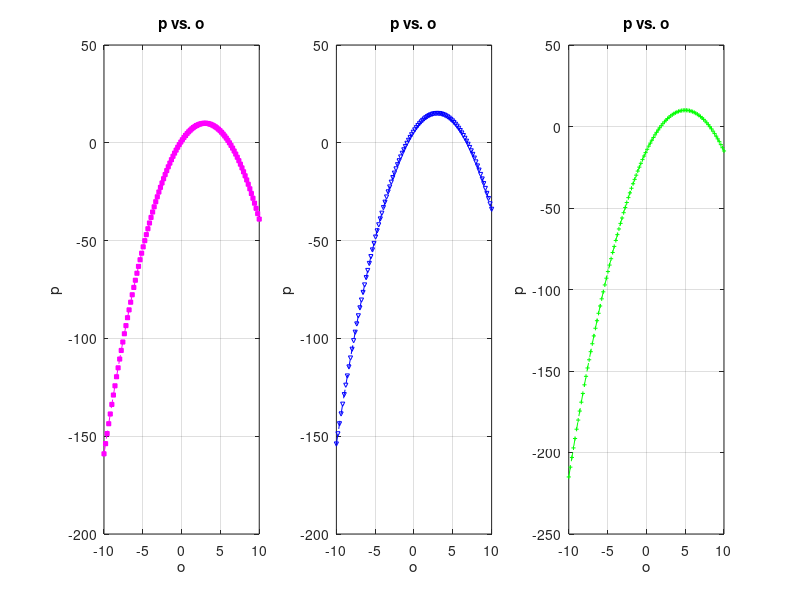

This figure's MATLAB source:
%Example Problem
clc, clearvars, close all

x = linspace(0,5);
y = (-(x-3).^2)+10;

%plot(x,y, '*')

%set Maxval to the max y and i gets the index
[Maxval, i] = max(y);

%use index in the x array
x_maxval = x(i);

%anonymous functions NOT AN ARRAY
j = linspace(0,5);
k = @(j) ((-(j-3).^2))+10;

k(20.7)

o = linspace(-10,10);
p1=((-(o-3).^2))+10;
p2=((-(o-3).^2))+15;
p3=((-(o-5).^2))+10;

%you can do plots on different figures
figure(1)

%subplot
subplot(1,3,1)

plot(o,p1, "--ms", 'MarkerFaceColor','m','MarkerSize',3);
xlabel('o'),ylabel('p'),title('p vs. o')
grid on

subplot(1,3,2)
plot(o,p2, "--bv", 'MarkerSize',3)
xlabel('o'),ylabel('p'),title('p vs. o')
grid on

subplot(1,3,3)
plot(o,p3, "--g+", 'MarkerSize',3)
xlabel('o'),ylabel('p'),title('p vs. o')
grid on


%hold on is used to say keep the same function while printing another one
%hold on
%figure(2)
%plot(o,p2, "--bv", 'MarkerSize',3)

%figure(3)
%plot(o,p3, "--g+", 'MarkerSize',3)

%graph legend
%legend('Y1', 'Y2', 'Y3')

%graph limits
%xlim([0 2])

